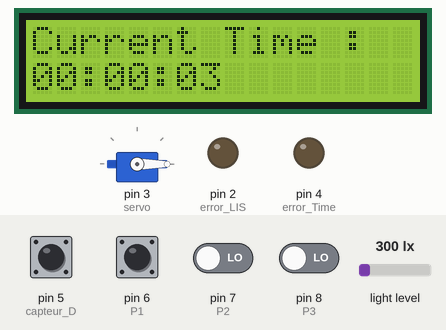
This sketch was run on a simulated Arduino Uno, built with avr-gcc and run on an emulated ATmega328P. On the bench: 16×2 character LCD, servo, output pins drawn as LEDs (lit = HIGH). The inputs (shaded band) are chosen by the test bench; at power-on: pin 5 (capteur_D) HIGH, pin 6 (P1), pin 7 (P2), pin 8 (P3) LOW, light level 300 lx. The local clock reads 2024-03-15 10:24:30 at power-on unless the sketch sets it; storage starts empty; what the sketch prints to the serial monitor is not drawn.

Above: at 3.2 s.
3.3 s: pin 6 (P1) driven HIGH
At 5.6 s:
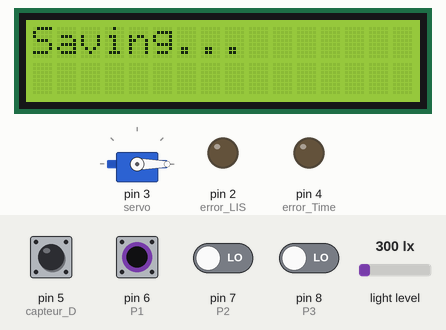
6.3 s: pin 8 (P3) driven HIGH
At 6.55 s:
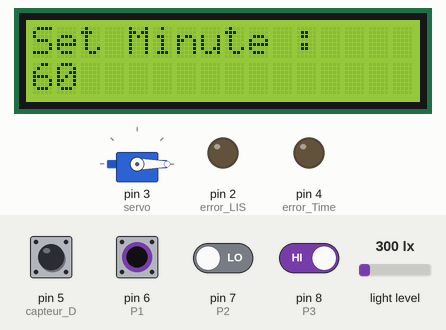
10.5 s: pin 6 (P1) driven LOW
At 12.5 s:
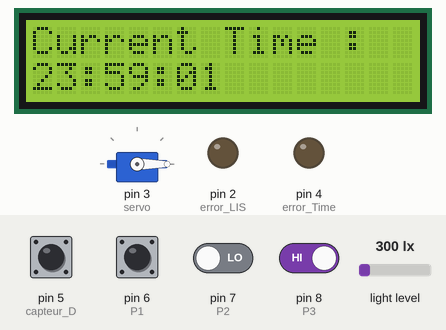
16.5 s: pin 6 (P1) pulsed HIGH 5 times (0.12 s each, 0.3 s apart)
At 17.65 s:
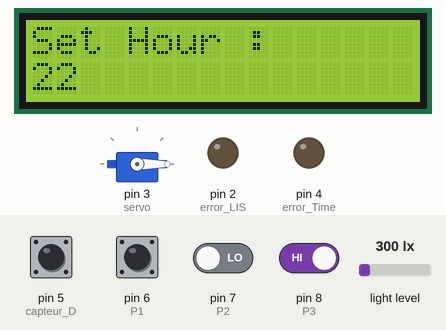
Timing chart, 0 to 19.5 s (numbered marks = the images above; inputs shaded):
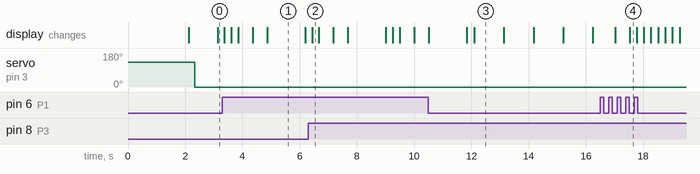

Measured:
- after the input at 3.3 s, the display: first changes after 0.07 s (image 1 shows a later state)
- after the input at 10.5 s, the display: first differs from a run without the input after 1.3 s (image 3 shows a later state)
- after the input at 16.5 s, the display: first differs from a run without the input after 1.0 s (image 4)
- what the display in image 1 shows lasts 1.3 s, from 4.9 s to 6.2 s
- what the display in image 3 shows lasts 1.0 s, from 12.1 s to 13.1 s

The sketch:

MainV5A.ino
```cpp
#include <Wire.h>
#include <DS3231.h>
#include <LiquidCrystal_I2C.h>
#include <BH1750.h>
#include <Servo.h>
#include <SD.h>
#include <SPI.h>

LiquidCrystal_I2C lcd(0x3F, 16, 2);
DS3231 rtc(SDA, SCL);
BH1750 lightMeter;
Servo servo;
File myFile;

int menu = 0;
int jam;
int menit;

void loggingSetup(){
  if (SD.begin()){
    Serial.println("SD card is ready to use.");
  }
  else{
   Serial.println("SD card initialization failed");
   return;
  }
}

void ServoSetup(){
  servo.attach(3);
  servo.write(0);
  servo.write(130);
  delay(2000);
}

void timeSetup(){
  int P1=6; // Button SET MENU'
  int P2=7; // Button +
  int P3=8; // Button -

  lcd.init();
  lcd.backlight();

  pinMode(P1,INPUT);
  pinMode(P2,INPUT);
  pinMode(P3,INPUT);

  rtc.begin();
  rtc.setTime(0,0,0);
}

void lisSetup(){
  lightMeter.begin();
}

void setup()
{
  timeSetup();
  lisSetup();
  ServoSetup();
  loggingSetup();
  Serial.begin(9600);
  Wire.begin();
  int menu = 0;
  pinMode(2, OUTPUT); //error LIS
  pinMode(4, OUTPUT); //error Time, Servo
}

void loop()
{
  timeSet();
  Serial.println(timeConversion());
  Serial.println(getLightInstensity());
  Serial.println(RainModule());

  if(getLightInstensity() < 0) {
    digitalWrite(2, HIGH);
  }
  else{
    digitalWrite(2, LOW);
  }
  if(timeConversion() > 6 && timeConversion() < 19 && servo.read() == 90 && RainModule() == 1) {
    digitalWrite(4, HIGH);
  }
  else if(timeConversion() > 6 && timeConversion() < 19 && servo.read() == 90 && getLightInstensity() > 30000) {
    digitalWrite(4, HIGH);
  }
  else{
    digitalWrite(4, LOW);
  }

  if(timeConversion() > 6 && timeConversion() < 19){
    if(getLightInstensity() < 5000 && RainModule() == 0){
      servo.write(130);
    }
    else{
      servo.write(0);
    }
  }
  else{
    servo.write(0);
  }
  loggingFile();

}

int loggingFile(){
  myFile = SD.open("logging.txt", FILE_WRITE);
  if (myFile){
    myFile.print(rtc.getTimeStr());
    myFile.print(",");
    myFile.print(getLightInstensity());
    myFile.print(",");
    myFile.println(RainModule());
    myFile.close(); // close the file
  }
  // if the file didn't open, print an error:
  else {
    Serial.println("error opening logging.txt");
  }
}

int RainModule(){
  const int capteur_D = 5;
  const int capteur_A = A0;

  pinMode(capteur_D, INPUT);

  if(digitalRead(capteur_D) == LOW)
  {
    Serial.println("Digital value : wet");
    delay(1);
    return 1;
  }
  else
  {
    Serial.println("Digital value : dry");
    delay(1);
    return 0;
  }
}

float getLightInstensity(){
  float lux = lightMeter.readLightLevel(); //baca dari lightsensor
  return lux;
}

int timeConversion(){
  String stringWaktu = rtc.getTimeStr(); //ambil waktu dari rtc
  String convertWaktu = stringWaktu.substring(0,2); //ambil string jam
  int IntJam = convertWaktu.toInt();

  return IntJam;
}

void timeSet(){
  int P1=6; // Button SET MENU'
  int P2=7; // Button +
  int P3=8; // Button -

  if(digitalRead(P1) == HIGH){
    menu = menu + 1;
  }

 if(menu == 0 ){ //for displaying time
    lcd.clear();
    lcd.setCursor(0,0);
    lcd.print("Current Time : ");
    lcd.setCursor(0,1);
    lcd.print(rtc.getTimeStr());
    delay(200);
  }
 if(menu == 1){ //for setting hour
    lcd.clear();
    lcd.setCursor(0,0);
    lcd.print("Set Hour : ");

    if(digitalRead(P2) == HIGH){
      if(jam == 23){
        jam = 0;
        }
      else{
        jam = jam + 1;
        }
      }
    if(digitalRead(P3) == HIGH){
       if(jam == 0){
        jam = 23;
        }
       else{
        jam = jam - 1;
        }
      }

     lcd.setCursor(0,1);
     lcd.print(jam);
     delay(200);
  }
 if(menu == 2 ){ //for setting minute
    lcd.clear();
    lcd.setCursor(0,0);
    lcd.print("Set Minute : ");

    if(digitalRead(P2) == HIGH){
      if(menit == 60){
        menit = 0;
        }
      else{
        menit = menit + 1;
        }
      }
    if(digitalRead(P3) == HIGH){
       if(menit == 0){
        menit = 60;
        }
       else{
        menit = menit - 1;
        }
      }

     lcd.setCursor(0,1);
     lcd.print(menit);
     delay(200);
  }
  if(menu == 3 ){ //saving the time
    lcd.clear();
    lcd.setCursor(0,0);
    lcd.print("Saving.");
    delay(500);
    lcd.setCursor(0,0);
    lcd.print("Saving..");
    delay(500);
    lcd.setCursor(0,0);
    lcd.print("Saving...");
    delay(500);
    rtc.setTime(jam, menit,0);
    delay(777);
    menu = 0;
  }
}
```
